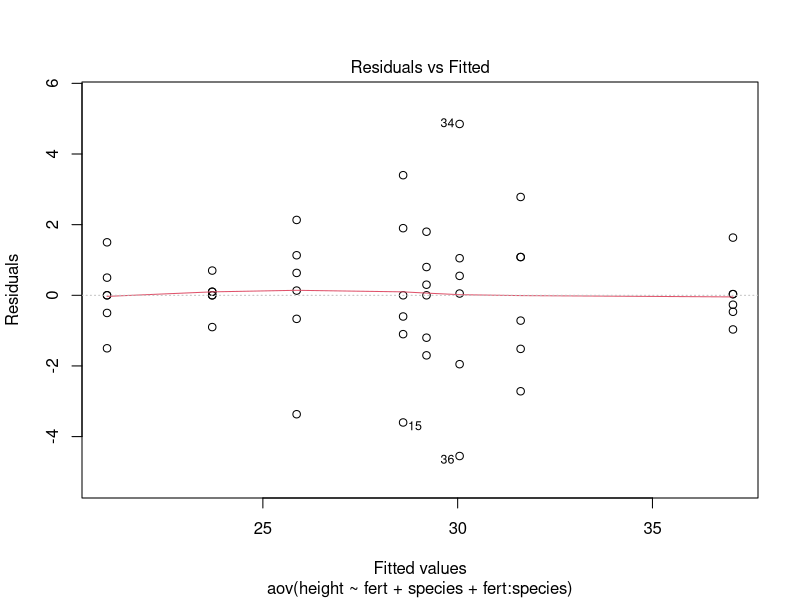
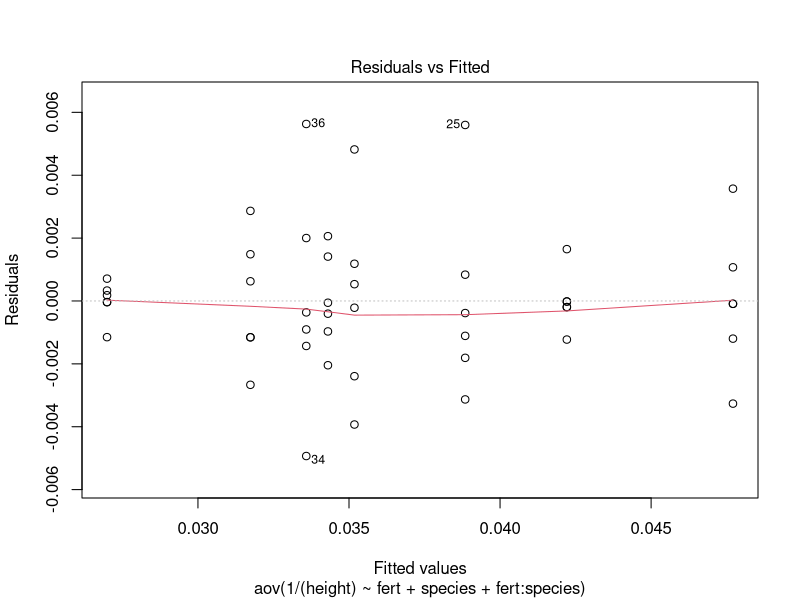
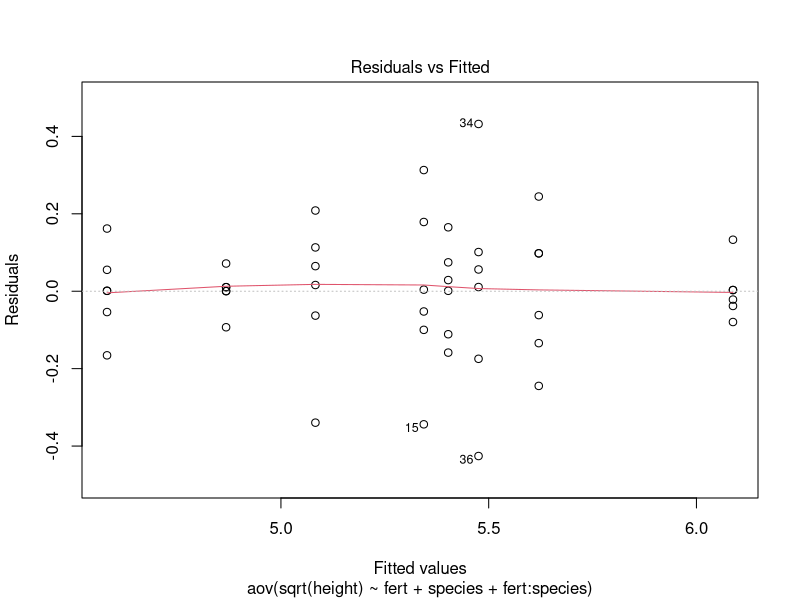
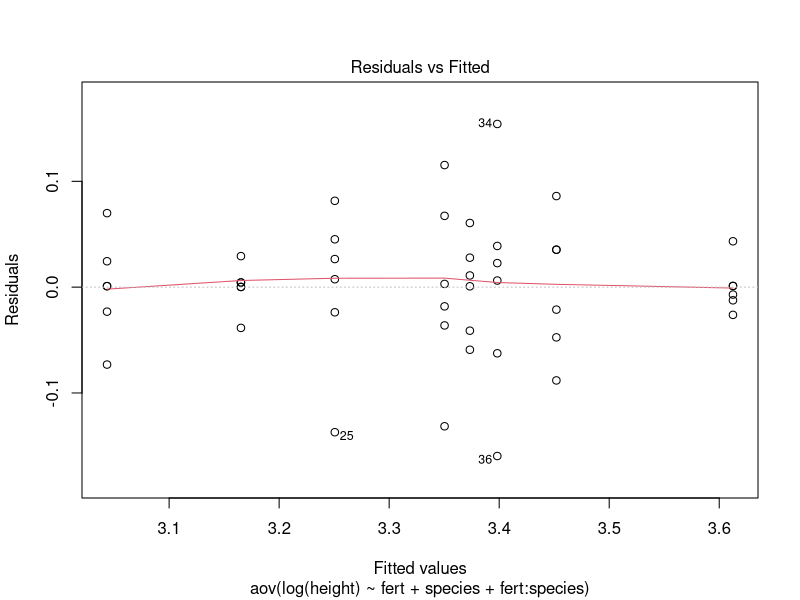

These figures' R source, in order: (Note: this script raises an error after producing the figures.)
###############################################################################
#### Setup
###############################################################################
## Install and load libraries
# ipak function taken from: https://gist.github.com/stevenworthington/3178163
ipak = function(pkg) {
  new.pkg = pkg[!(pkg %in% installed.packages()[, "Package"])]
  if (length(new.pkg))
    install.packages(new.pkg, dependencies = TRUE)
  sapply(pkg, require, character.only = TRUE)
}
packages = c("ggplot2","ggplotify", "reshape2", "gridExtra", "TSA", "astsa",
              "orcutt", "nlme", "fGarch", "vars", "lsmeans", "multcompView",
              "base2grob")
ipak(packages)

###############################################################################
#### Problem 1
###############################################################################
########################################
#### Data Input P1
########################################
fert=c(rep("control", 12), rep("f1", 12),
        rep("f2", 12), rep("f3", 12))
species=c(rep(c(rep("SppA", 6), rep("SppB", 6)),4))
height=c(21.0, 19.5, 22.5, 21.5, 20.5, 21.0,
          23.7, 23.8, 23.8, 23.7, 22.8, 24.4,
          32.0, 30.5, 25.0, 27.5, 28.0, 28.6,
          30.1, 28.9, 30.9, 34.4, 32.7, 32.7,
          22.5, 26.0, 28.0, 27.0, 26.5, 25.2,
          30.6, 31.1, 28.1, 34.9, 30.1, 25.5,
          28.0, 27.5, 31.0, 29.5, 30.0, 29.2,
          36.1, 36.6, 38.7, 37.1, 36.8, 37.1)
fertData=data.frame(fert,species,height)

########################################
## Part B
########################################
fertModelNorm = aov(height ~ fert+species+fert:species, data=fertData)
fertModelInvt = aov(1/(height) ~ fert+species+fert:species, data=fertData)
fertModelSqrt = aov(sqrt(height) ~ fert+species+fert:species, data=fertData)
fertModelLog = aov(log(height) ~ fert+species+fert:species, data=fertData)

####################
# Res vs Fit Plots
####################
png("./figures/fert/fertNorm-ResidualVsFitted.png", width = 512, height = 288)
  plot(fertModelNorm,1)
dev.off()

png("./figures/fert/fertInvt-ResidualVsFitted.png", width = 512, height = 288)
  plot(fertModelInvt,1)
dev.off()

png("./figures/fert/fertSqrt-ResidualVsFitted.png", width = 512, height = 288)
  plot(fertModelSqrt,1)
dev.off()

png("./figures/fert/fertLog-ResidualVsFitted.png", width = 512, height = 288)
  plot(fertModelLog,1)
dev.off()

resPlots = lapply(sprintf("./figures/fert/fert%s-ResidualVsFitted.png", c("Norm","Invt","Sqrt","Log")), png::readPNG)
resGrid = lapply(resPlots, grid::rasterGrob)

png("./figures/fertAll-ResidualVsFitted.png", width = 1024, height = 576)
  gridExtra::grid.arrange(grobs=resGrid)
dev.off()


####################
# Res vs Fit Plots
####################
png("./figures/fert/fertNorm-QQ.png", width = 512, height = 288)
  plot(fertModelNorm,2)
dev.off()

png("./figures/fert/fertInvt-QQ.png", width = 512, height = 288)
  plot(fertModelInvt,2)
dev.off()

png("./figures/fert/fertSqrt-QQ.png", width = 512, height = 288)
  plot(fertModelSqrt,2)
dev.off()

png("./figures/fert/fertLog-QQ.png", width = 512, height = 288)
  plot(fertModelLog,2)
dev.off()

qqPlots = lapply(sprintf("./figures/fert/fert%s-QQ.png", c("Norm","Invt","Sqrt","Log")), png::readPNG)
qqGrid = lapply(qqPlots, grid::rasterGrob)

png("./figures/fertAll-QQ.png", width = 1024, height = 576)
  gridExtra::grid.arrange(grobs=qqGrid)
dev.off()

########################################
## Part C
########################################
summary(fertModelLog) # Interactions insignificant -> Pairwise

png("./figures/fertInteraction.png", width = 1024, height = 576)
  interaction.plot(x.factor = fertData$fert, trace.factor = fertData$species,
                 response = fertData$height, type ="b",col = 2:3,
                 xlab ="fert", ylab ="height", trace.label ="species")
dev.off()
  
fertModelLogLM=lsmeans(fertModelLog, ~ fert )
contrast(fertModelLogLM, method="pairwise")


###############################################################################
#### Problem 2
###############################################################################
########################################
#### Data Input P2
########################################
A=c(rep(1, 10), rep(2, 10))
B=rep(c(c(rep(1, 5), rep(2, 5))), 2)
resp=c(12.9, 11.3, 11.7, 12.1, 12.3,
        13.7, 12.8, 13.6, 13.1, 13.5,
        14.2, 14.5, 13.9, 13.6, 14.4,
        13.5, 13.1, 13.3, 13.1, 13.4)
respData=data.frame(A, B, resp)

########################################
## Part B
########################################
respModelNorm = aov(resp ~ A+B+A:B, data=respData)
respModelInvt = aov(1/(resp) ~ A+B+A:B, data=respData)
respModelSqrt = aov(sqrt(resp) ~ A+B+A:B, data=respData)
respModelLog = aov(log(resp) ~ A+B+A:B, data=respData)

####################
# Res vs Fit Plots
####################
png("./figures/resp/respNorm-ResidualVsFitted.png", width = 512, height = 288)
  plot(respModelNorm,1)
dev.off()

png("./figures/resp/respInvt-ResidualVsFitted.png", width = 512, height = 288)
  plot(respModelInvt,1)
dev.off()

png("./figures/resp/respSqrt-ResidualVsFitted.png", width = 512, height = 288)
  plot(respModelSqrt,1)
dev.off()

png("./figures/resp/respLog-ResidualVsFitted.png", width = 512, height = 288)
  plot(respModelLog,1)
dev.off()

resPlots = lapply(sprintf("./figures/resp/resp%s-ResidualVsFitted.png", c("Norm","Invt","Sqrt","Log")), png::readPNG)
resGrid = lapply(resPlots, grid::rasterGrob)

png("./figures/respAll-ResidualVsFitted.png", width = 1024, height = 576)
  gridExtra::grid.arrange(grobs=resGrid)
dev.off()


####################
# Res vs Fit Plots
####################
png("./figures/resp/respNorm-QQ.png", width = 512, height = 288)
  plot(respModelNorm,2)
dev.off()

png("./figures/resp/respInvt-QQ.png", width = 512, height = 288)
  plot(respModelInvt,2)
dev.off()

png("./figures/resp/respSqrt-QQ.png", width = 512, height = 288)
  plot(respModelSqrt,2)
dev.off()

png("./figures/resp/respLog-QQ.png", width = 512, height = 288)
  plot(respModelLog,2)
dev.off()

qqPlots = lapply(sprintf("./figures/resp/resp%s-QQ.png", c("Norm","Invt","Sqrt","Log")), png::readPNG)
qqGrid = lapply(qqPlots, grid::rasterGrob)

png("./figures/respAll-QQ.png", width = 1024, height = 576)
  gridExtra::grid.arrange(grobs=qqGrid)
dev.off()

########################################
## Part C
########################################
summary(respModelNorm) # Interactions significant -> Pairwise impossible

png("./figures/respInteraction.png", width = 1024, height = 576)
  interaction.plot(x.factor = respData$A, trace.factor = respData$B,
                 response = respData$resp, type ="b",col = 2:3,
                 xlab ="A", ylab ="resp", trace.label ="B")
dev.off()